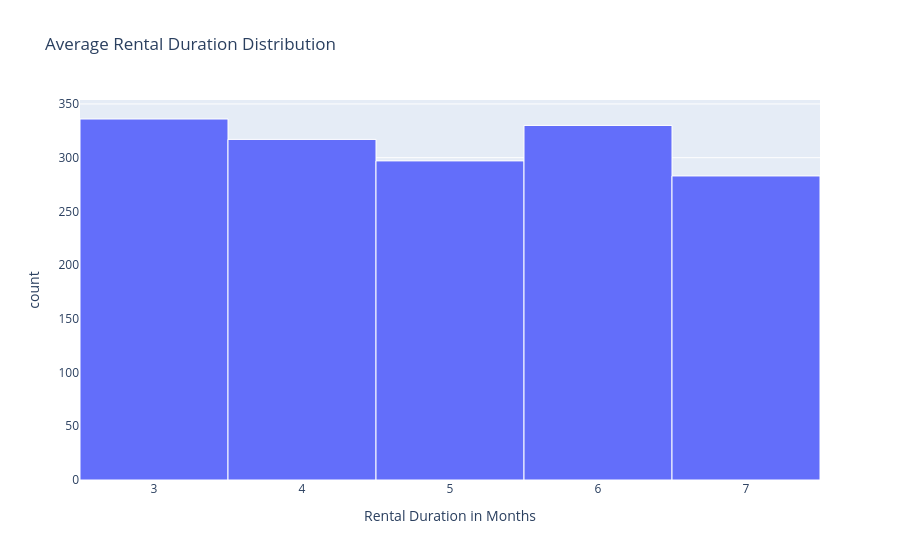

Notebook cell for this chart:
### Code cell
# What is the distribution of Rental duration?

fig2 = px.histogram(
    inv,
    x='Average_Rental_Duration',
    nbins=5
    ,
    title='Average Rental Duration Distribution'
)
fig2.update_traces(
    marker_line_color='white',
    marker_line_width=1
)

fig2.update_layout(
    xaxis_title="Rental Duration in Months"
)

fig2.show()

### Figure 1 — Plotly figure (JSON) as saved in the notebook; plotly's stock layout.template omitted (floating-point values rounded to 4 significant figures; data arrays with more than 128 entries replaced by an {"elided": "..."} marker saying what was removed)
{"data": [{"bingroup": "x", "hovertemplate": "Average_Rental_Duration=%{x}<br>count=%{y}<extra></extra>", "legendgroup": "", "marker": {"color": "#636efa", "line": {"color": "white", "width": 1}, "pattern": {"shape": ""}}, "name": "", "nbinsx": 5, "orientation": "v", "showlegend": false, "type": "histogram", "x": {"elided": "1563 int values"}, "xaxis": "x", "yaxis": "y"}], "layout": {"barmode": "relative", "legend": {"tracegroupgap": 0}, "title": {"text": "Average Rental Duration Distribution"}, "xaxis": {"anchor": "y", "domain": [0, 1], "title": {"text": "Rental Duration in Months"}}, "yaxis": {"anchor": "x", "domain": [0, 1], "title": {"text": "count"}}}}
